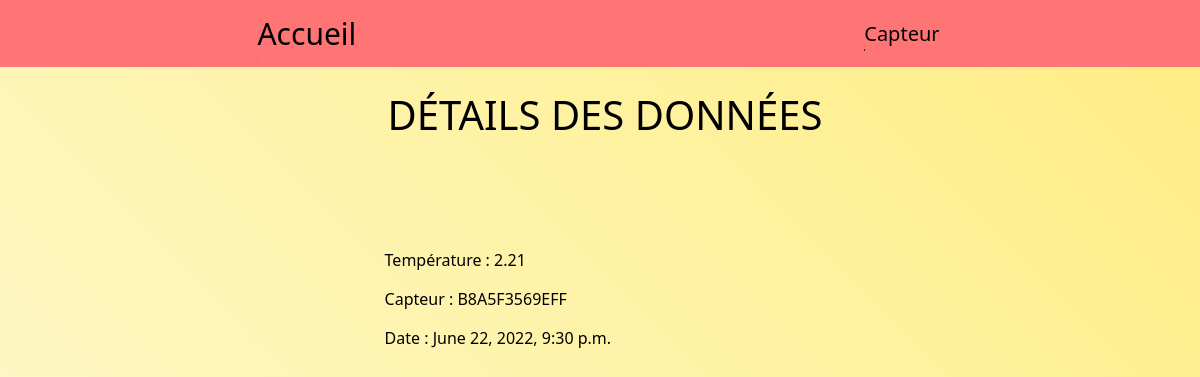
/data/detail/3/, run on the app's committed database.
### mySAE24/models.py (models this page shows, shortened)
class Data(models.Model):
    temp = models.CharField(max_length=200)
    timestamp = models.DateTimeField(max_length=200)
    capteur = models.ForeignKey(Capteur, on_delete=models.CASCADE,blank=False)

class Capteur(models.Model):
    id = models.CharField(max_length=100,primary_key=True)
    nom = models.CharField(max_length=100)
    piece = models.CharField(max_length=100)
    emplacement = models.CharField(max_length=100)
    def __str__(self):
        chaine = f"{self.id}"
        return chaine

### mySAE24/views/data/data_detail.py (the view)
# urls.py: path('data/detail/<int:pk>/', DataDetailView.as_view(), name='data_detail'),
class DataDetailView(DetailView):
    model = Data
    template_name = "data/data_detail.html"

### mySAE24/templates/data/data_detail.html
{% extends "main.html" %}
{% block content %}
<h1>Détails des données</h1>
<ul>
    <li>Température : {{object.temp}}</li>
    <li><a href="/capteur/detail/{{object.capteur.id}}/">Capteur : {{object.capteur}}</a></li>
    <li>Date : {{object.timestamp}}</li>
</ul>
{% endblock content %}

### mySAE24/static/main.css (style rules this page uses)
* { box-sizing:border-box; padding:0; margin:0; font-weight:1; color: black; overflow-x:hidden; }
body { background: linear-gradient(45deg, #FEF9D4, #ffed83); background-attachment: fixed; font-family:system-ui,Arial; display:flex; align-items:center; flex-direction:column; }
h1 { animation: h1 0.5s; }
li { list-style-type:none; padding:7px; }
h1 { margin-top:2%; display:flex; align-items:center; justify-content:center; }
* { margin: 0; padding: 0; }
h1 { font-weight: normal; font-size: 40px; font-weight: normal; text-transform: uppercase; float: left; margin: 20px 0 100px 10px; }
a { display: block; position: relative; padding: 0.2em 0; text-decoration: none; }
a::after { content: ''; position: absolute; bottom: 0; left: 0; width: 100%; height: 0.1em; background-color: black; opacity: 0; transition: opacity 300ms, transform 300ms; }
a { overflow: hidden; }
a::after { opacity: 1; transform: translate3d(-100%, 0, 0); }

### data on the page
Data: temp "2.21", capteur "B8A5F3569EFF", timestamp "June 22, 2022, 9:30 p.m."
